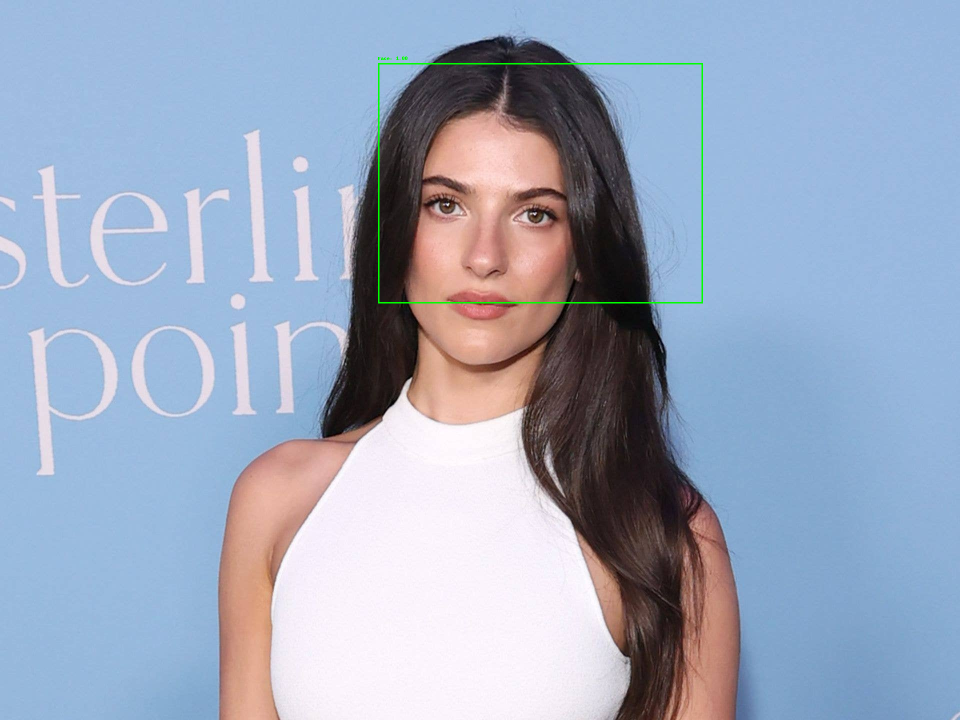
#> input picture lab08/output_detected.png, 1920 x 1440 px (shown at 1/2 size)
$ python -i detect_face.py   (imports and definitions only)
#> lines starting #> are read from the running program, lines starting #| are printed output that depends on the picture; after the words box and inside, x2 and y2 are one past the last pixel; in counts of white or black regions, pixels touching at a corner belong together
import numpy as np
import onnxruntime as ort
from PIL import Image, ImageDraw
import warnings
from scipy.ndimage import convolve, gaussian_filter

MODEL_PATH = "version-RFB-320.onnx"

# [1 line not run here, left out]

# [1 line that did not run here, left out]
# [1 line that did not run here, left out]

# 3. Use only available providers to prevent the provider fallback warning
desired_providers = ['CUDAExecutionProvider', 'CPUExecutionProvider']
# [1 line that did not run here, left out]

# face detection
# [71 lines left out: functions hard_nms, detect_faces, not called in this run]

# Edge detection
def non_maximum_suppression(magnitude, angle):
    result = np.zeros_like(magnitude)
    angle = angle * 180 / np.pi
    angle[angle < 0] += 180

    center = magnitude[1:-1, 1:-1]
    horizontal = (angle[1:-1, 1:-1] < 22.5) | (angle[1:-1, 1:-1] >= 157.5)
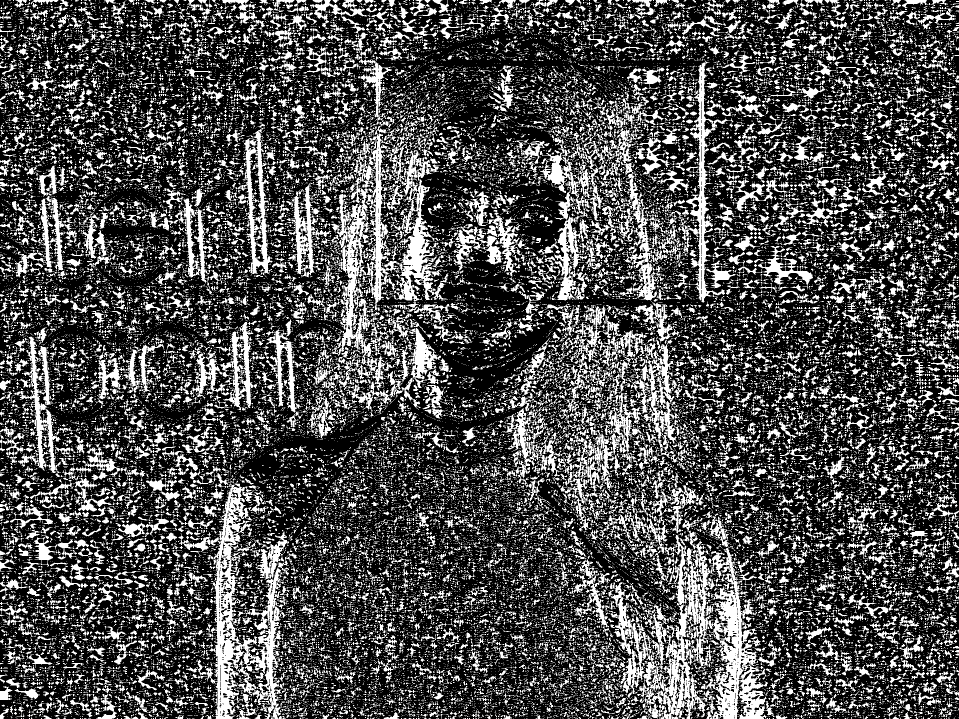
#> horizontal: shape (1438, 1918) bool (shown at 1/2 size); 30.2% white; 38968 white regions (33437 under 20 px), largest, box (x1, y1, x2, y2) and area: (1211, 1032, 1563, 1438) 44327, (651, 251, 896, 781) 36364, (410, 957, 579, 1438) 26036
    diagonal = (angle[1:-1, 1:-1] >= 22.5) & (angle[1:-1, 1:-1] < 67.5)
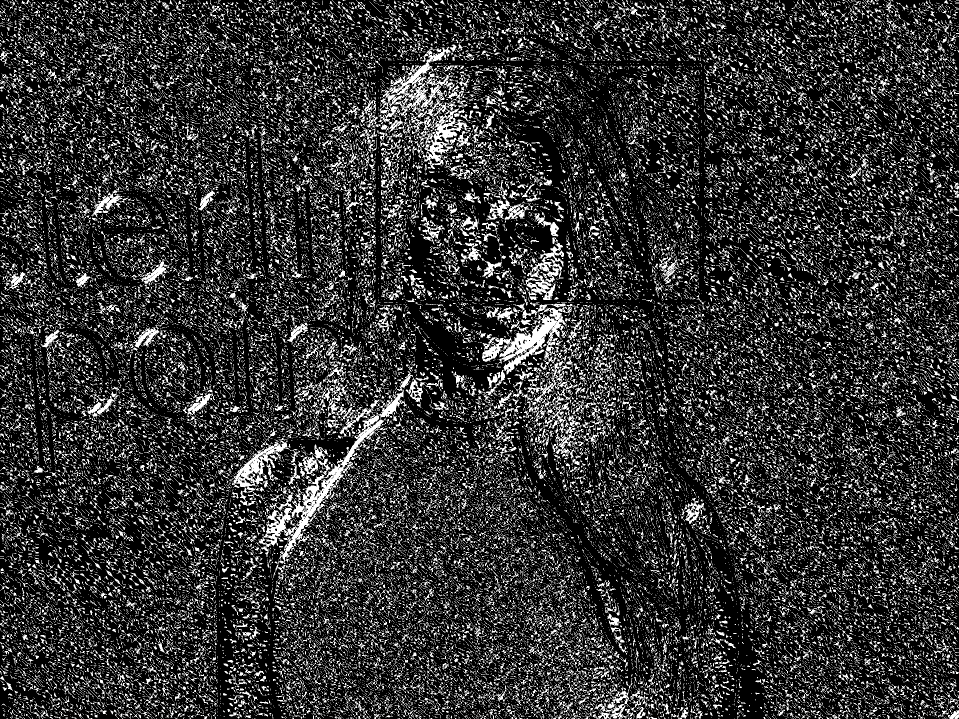
#> diagonal: shape (1438, 1918) bool (shown at 1/2 size); 20% white in thin lines or dots
    vertical = (angle[1:-1, 1:-1] >= 67.5) & (angle[1:-1, 1:-1] < 112.5)
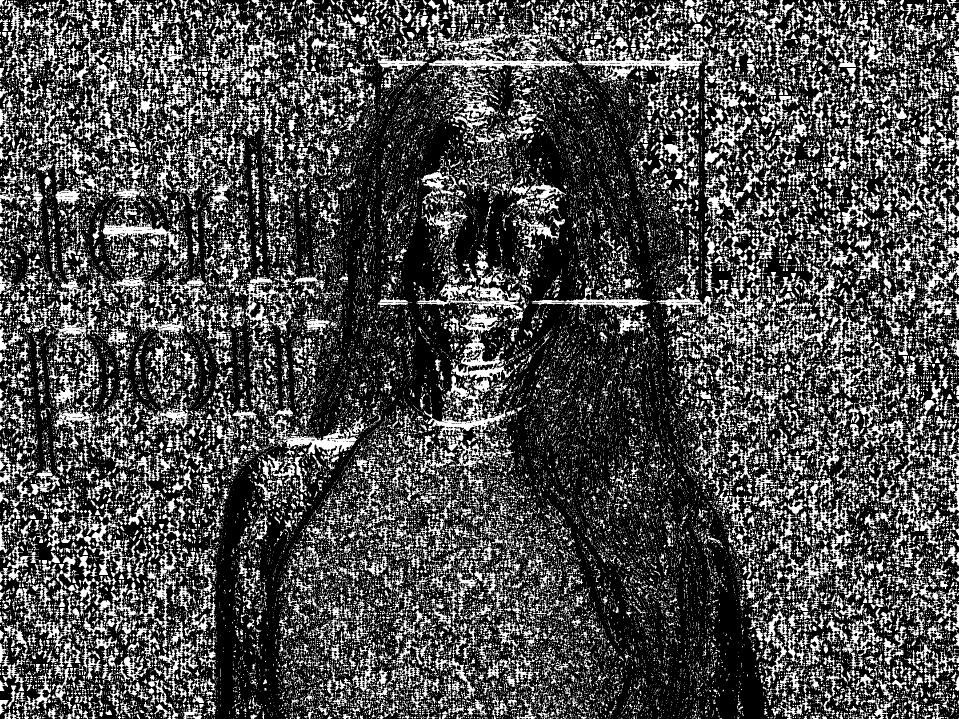
#> vertical: shape (1438, 1918) bool (shown at 1/2 size); 30% white; 36681 white regions (31303 under 20 px), largest, box (x1, y1, x2, y2) and area: (857, 52, 1149, 165) 8231, (1154, 71, 1419, 169) 6748, (1313, 568, 1528, 707) 5538
    anti_diagonal = (angle[1:-1, 1:-1] >= 112.5) & (angle[1:-1, 1:-1] < 157.5)
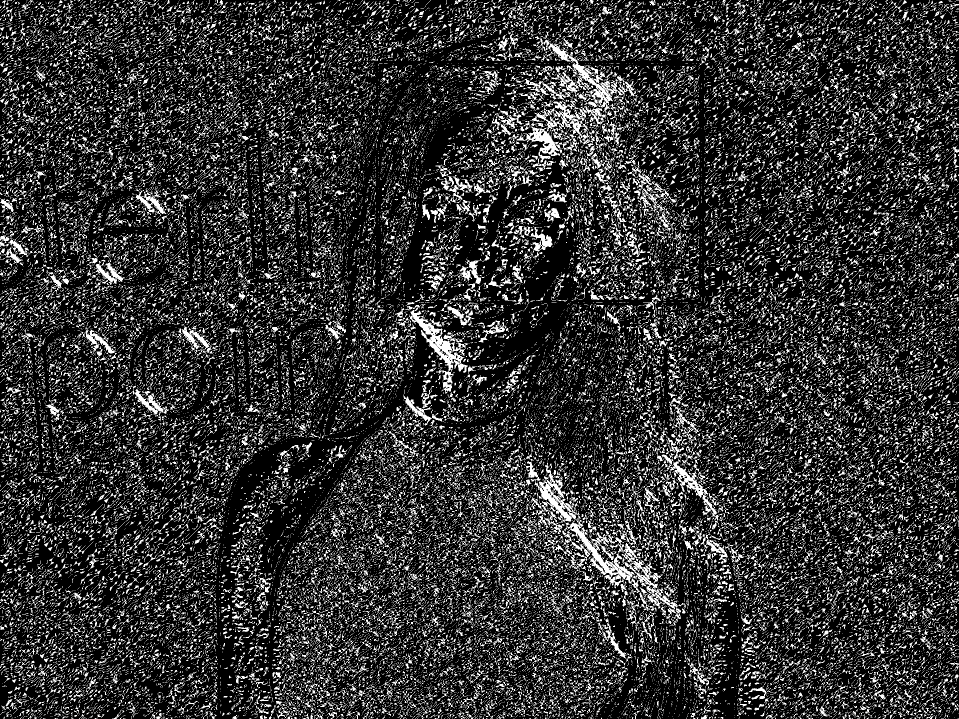
#> anti_diagonal: shape (1438, 1918) bool (shown at 1/2 size); 19.8% white in thin lines or dots

    keep = horizontal & (center >= magnitude[1:-1, :-2]) & (center >= magnitude[1:-1, 2:])
#> keep: shape (1438, 1918) bool; 5.8% white in thin lines or dots
    keep = keep | (diagonal & (center >= magnitude[2:, :-2]) & (center >= magnitude[:-2, 2:]))
#> keep: shape (1438, 1918) bool; 8.3% white in thin lines or dots
    keep = keep | (vertical & (center >= magnitude[:-2, 1:-1]) & (center >= magnitude[2:, 1:-1]))
#> keep: shape (1438, 1918) bool; 14.3% white in thin lines or dots
    keep = keep | (anti_diagonal & (center >= magnitude[:-2, :-2]) & (center >= magnitude[2:, 2:]))
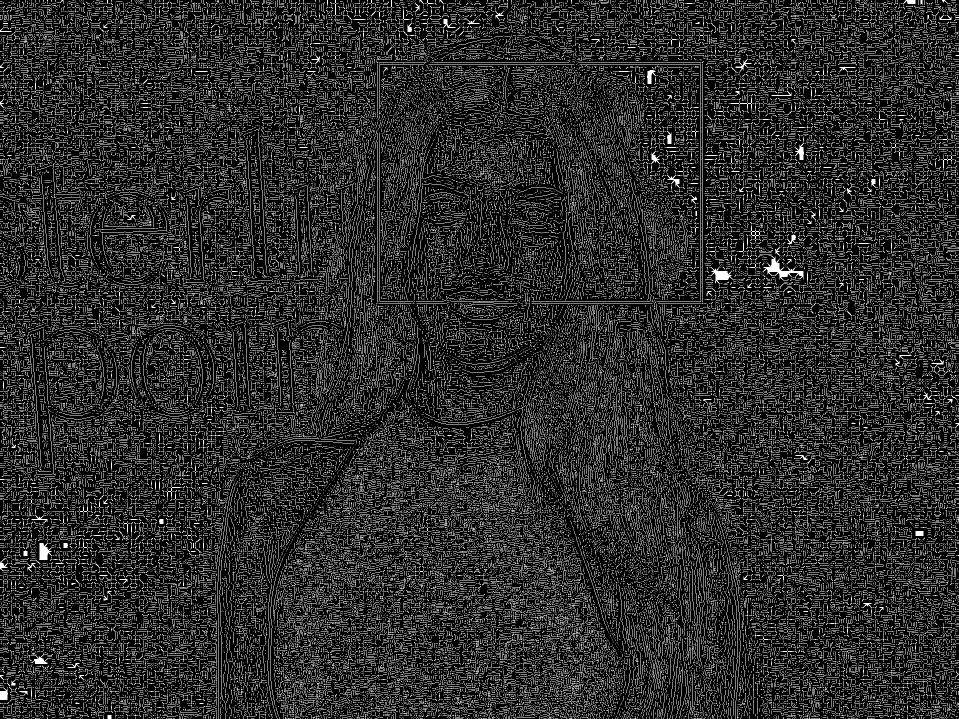
#> keep: shape (1438, 1918) bool (shown at 1/2 size); 16.8% white in thin lines or dots
    result[1:-1, 1:-1] = center * keep

    return result

def hysteresis_thresholding(img, low_thresh, high_thresh):
#> called with low_thresh = 20, high_thresh = 60
    result = np.zeros_like(img, dtype=np.uint8)
    strong = img >= high_thresh
#> strong: shape (1440, 1920) bool; 0.35% white in thin lines or dots, all inside (x1, y1, x2, y2) = (142, 71, 1482, 1439)
    weak = (img >= low_thresh) & (img < high_thresh)
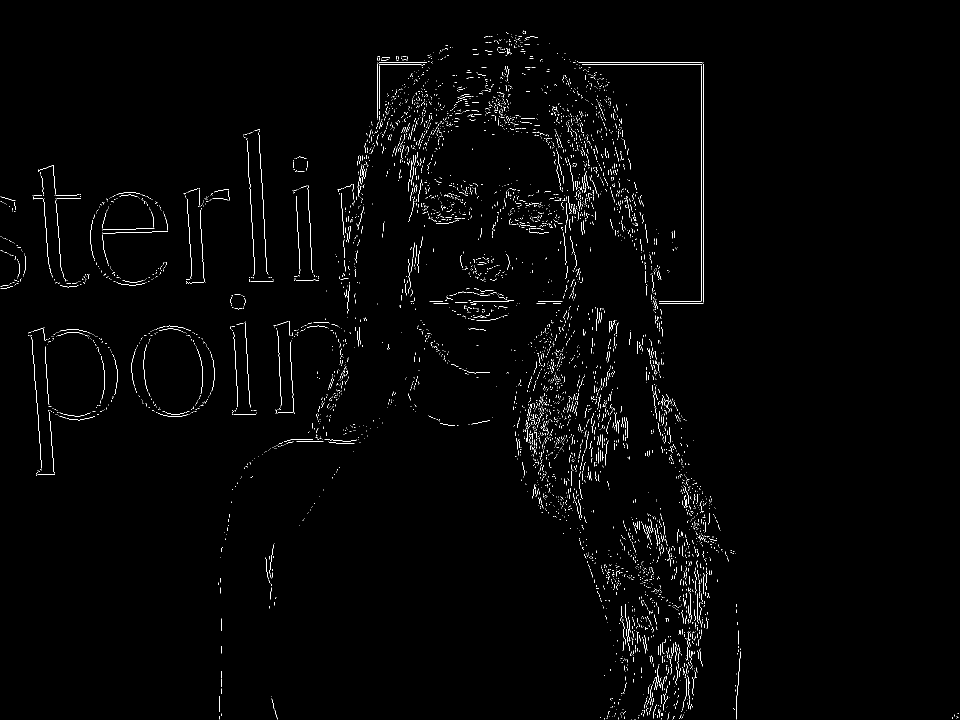
#> weak: shape (1440, 1920) bool (shown at 1/2 size); 1.2% white in thin lines or dots
    result[strong] = 255
    result[weak] = 50

    for y in range(1, img.shape[0] - 1):
        for x in range(1, img.shape[1] - 1):
            if weak[y, x]:
                neighbors = strong[y - 1:y + 2, x - 1:x + 2]
                if np.any(neighbors):
                    result[y, x] = 255
                else:
                    result[y, x] = 0
#> result: shape (1440, 1920); 0.38% white in thin lines or dots, all inside (x1, y1, x2, y2) = (141, 71, 1482, 1439)

    return result

def canny_scipy(image_path, output_path="edges_scipy.png", low=20, high=60):
    image = Image.open(image_path).convert("L")
    image = np.asarray(image).astype(np.float32)
    smoothed = gaussian_filter(image, sigma=1.4)

    horizontal_kernel = np.array([[-1, 0, 1], [-2, 0, 2], [-1, 0, 1]])
    vertical_kernel = np.array([[-1, -2, -1], [0, 0, 0], [1, 2, 1]])
    horizontal = convolve(smoothed, horizontal_kernel)
    vertical = convolve(smoothed, vertical_kernel)
    magnitude = np.sqrt(horizontal ** 2 + vertical ** 2)
    magnitude = magnitude / magnitude.max() * 255
    angle = np.arctan2(vertical, horizontal)

    thinned = non_maximum_suppression(magnitude, angle)
    edges = hysteresis_thresholding(thinned, low, high)
    Image.fromarray(edges).save(output_path)

# [3 lines not run here, left out]

>>> result = canny_scipy('output_detected.png')
